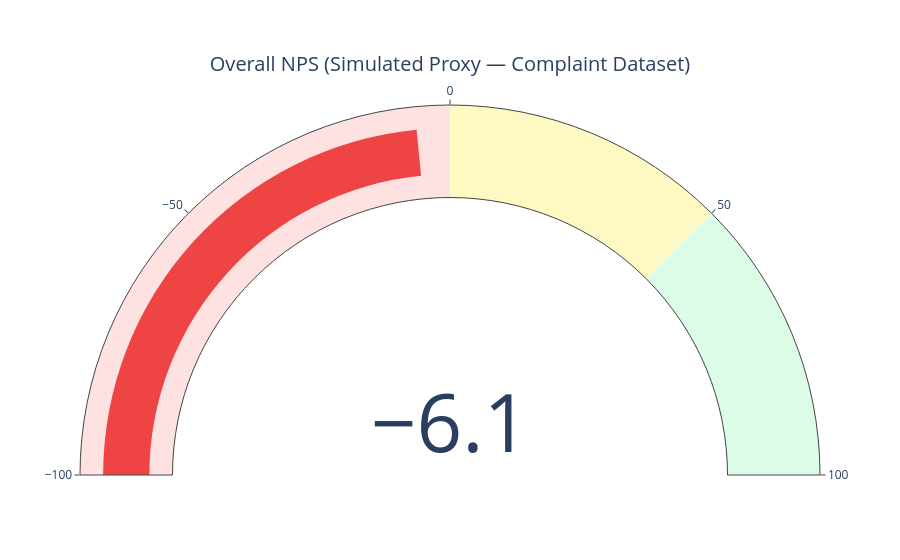

Write notebook code for a chart like this one.
### Markdown cell above
## 6. Overall NPS

### Code cell
overall_nps = calculate_nps(df_banking)
print(f"Overall NPS: {overall_nps}")
print(f"\nNPS = (18.6% Promoters) - (26.1% Detractors) = {overall_nps}")
print("Interpretation: Negative NPS is expected for a complaint dataset.")
print("The CFPB only captures dissatisfied customers who escalated — this is NOT")
print("a representative sample of the full customer base.")

fig_gauge = go.Figure(go.Indicator(
    mode="gauge+number",
    value=overall_nps,
    title={"text": "Overall NPS (Simulated Proxy — Complaint Dataset)"},
    gauge={
        "axis": {"range": [-100, 100]},
        "bar": {"color": "#ef4444"},
        "steps": [
            {"range": [-100, 0], "color": "#fee2e2"},
            {"range": [0, 50], "color": "#fef9c3"},
            {"range": [50, 100], "color": "#dcfce7"},
        ],
    },
))
fig_gauge.show()

### Figure 1 — Plotly figure (JSON) as saved in the notebook; plotly's stock layout.template omitted (floating-point values rounded to 4 significant figures)
{"data": [{"gauge": {"axis": {"range": [-100, 100]}, "bar": {"color": "#ef4444"}, "steps": [{"color": "#fee2e2", "range": [-100, 0]}, {"color": "#fef9c3", "range": [0, 50]}, {"color": "#dcfce7", "range": [50, 100]}]}, "mode": "gauge+number", "title": {"text": "Overall NPS (Simulated Proxy — Complaint Dataset)"}, "type": "indicator", "value": -6.14}], "layout": {}}
